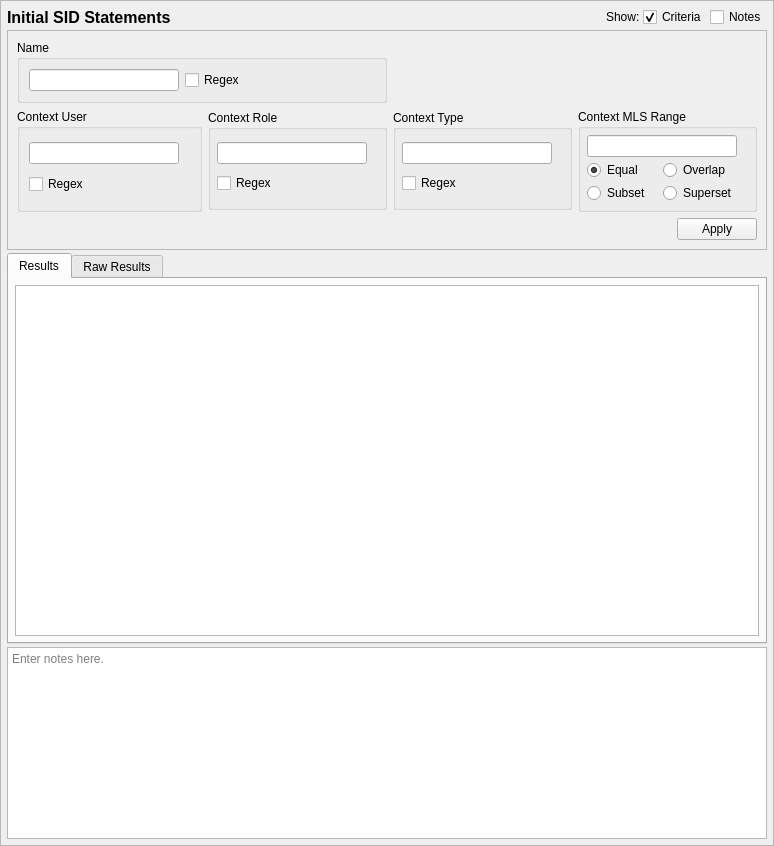
<?xml version="1.0" encoding="UTF-8"?>
<ui version="4.0">
 <class>InitialSIDQueryTab_ui</class>
 <widget class="QScrollArea" name="InitialSIDQueryTab_ui">
  <property name="geometry">
   <rect>
    <x>0</x>
    <y>0</y>
    <width>774</width>
    <height>846</height>
   </rect>
  </property>
  <property name="sizeAdjustPolicy">
   <enum>QAbstractScrollArea::AdjustToContents</enum>
  </property>
  <property name="widgetResizable">
   <bool>true</bool>
  </property>
  <widget class="QWidget" name="contents">
   <property name="geometry">
    <rect>
     <x>0</x>
     <y>0</y>
     <width>772</width>
     <height>844</height>
    </rect>
   </property>
   <property name="minimumSize">
    <size>
     <width>0</width>
     <height>0</height>
    </size>
   </property>
   <layout class="QGridLayout" name="gridLayout_9">
    <property name="leftMargin">
     <number>6</number>
    </property>
    <property name="topMargin">
     <number>6</number>
    </property>
    <property name="rightMargin">
     <number>6</number>
    </property>
    <property name="bottomMargin">
     <number>6</number>
    </property>
    <property name="spacing">
     <number>3</number>
    </property>
    <item row="3" column="0" colspan="5">
     <widget class="QTextEdit" name="notes">
      <property name="sizePolicy">
       <sizepolicy hsizetype="Preferred" vsizetype="Preferred">
        <horstretch>0</horstretch>
        <verstretch>0</verstretch>
       </sizepolicy>
      </property>
      <property name="minimumSize">
       <size>
        <width>0</width>
        <height>80</height>
       </size>
      </property>
      <property name="toolTip">
       <string>Optionally enter notes here about the query.</string>
      </property>
      <property name="placeholderText">
       <string>Enter notes here.</string>
      </property>
     </widget>
    </item>
    <item row="0" column="4">
     <widget class="QCheckBox" name="notes_expander">
      <property name="toolTip">
       <string>Show or hide the notes field (no data is lost)</string>
      </property>
      <property name="text">
       <string>Notes</string>
      </property>
     </widget>
    </item>
    <item row="0" column="3">
     <widget class="QCheckBox" name="criteria_expander">
      <property name="toolTip">
       <string>Show or hide the search criteria (no settings are lost)</string>
      </property>
      <property name="text">
       <string>Criteria</string>
      </property>
      <property name="checked">
       <bool>true</bool>
      </property>
     </widget>
    </item>
    <item row="0" column="0">
     <widget class="QLabel" name="label">
      <property name="sizePolicy">
       <sizepolicy hsizetype="Preferred" vsizetype="Fixed">
        <horstretch>0</horstretch>
        <verstretch>0</verstretch>
       </sizepolicy>
      </property>
      <property name="maximumSize">
       <size>
        <width>16777215</width>
        <height>20</height>
       </size>
      </property>
      <property name="font">
       <font>
        <pointsize>12</pointsize>
        <weight>75</weight>
        <bold>true</bold>
       </font>
      </property>
      <property name="text">
       <string>Initial SID Statements</string>
      </property>
     </widget>
    </item>
    <item row="1" column="0" colspan="5">
     <widget class="QFrame" name="criteria_frame">
      <property name="maximumSize">
       <size>
        <width>16777215</width>
        <height>16777215</height>
       </size>
      </property>
      <property name="frameShape">
       <enum>QFrame::StyledPanel</enum>
      </property>
      <property name="frameShadow">
       <enum>QFrame::Raised</enum>
      </property>
      <layout class="QGridLayout" name="gridLayout_3">
       <item row="1" column="3" rowspan="2">
        <widget class="QGroupBox" name="range_criteria">
         <property name="maximumSize">
          <size>
           <width>16777215</width>
           <height>16777215</height>
          </size>
         </property>
         <property name="title">
          <string>Context MLS Range</string>
         </property>
         <layout class="QGridLayout" name="gridLayout_8">
          <property name="leftMargin">
           <number>6</number>
          </property>
          <property name="topMargin">
           <number>6</number>
          </property>
          <property name="rightMargin">
           <number>6</number>
          </property>
          <property name="bottomMargin">
           <number>6</number>
          </property>
          <property name="spacing">
           <number>3</number>
          </property>
          <item row="2" column="1">
           <widget class="QRadioButton" name="range_exact">
            <property name="toolTip">
             <string>Match the context's range if the criteria is equal to the context's range.</string>
            </property>
            <property name="text">
             <string>Equal</string>
            </property>
            <property name="checked">
             <bool>true</bool>
            </property>
           </widget>
          </item>
          <item row="2" column="2">
           <widget class="QRadioButton" name="range_overlap">
            <property name="toolTip">
             <string>Match the context's range if the criteria overlaps the context's range.</string>
            </property>
            <property name="text">
             <string>Overlap</string>
            </property>
           </widget>
          </item>
          <item row="3" column="1">
           <widget class="QRadioButton" name="range_subset">
            <property name="toolTip">
             <string>Match the context's range if the criteria is a subset of the context's range.</string>
            </property>
            <property name="text">
             <string>Subset</string>
            </property>
           </widget>
          </item>
          <item row="3" column="2">
           <widget class="QRadioButton" name="range_superset">
            <property name="toolTip">
             <string>Match the context's range if the criteria is a superset to the context's range.</string>
            </property>
            <property name="text">
             <string>Superset</string>
            </property>
           </widget>
          </item>
          <item row="1" column="1" colspan="2">
           <widget class="QLineEdit" name="range_">
            <property name="sizePolicy">
             <sizepolicy hsizetype="Expanding" vsizetype="Fixed">
              <horstretch>0</horstretch>
              <verstretch>0</verstretch>
             </sizepolicy>
            </property>
            <property name="minimumSize">
             <size>
              <width>150</width>
              <height>20</height>
             </size>
            </property>
            <property name="maximumSize">
             <size>
              <width>250</width>
              <height>16777215</height>
             </size>
            </property>
           </widget>
          </item>
          <item row="1" column="3">
           <spacer name="horizontalSpacer_7">
            <property name="orientation">
             <enum>Qt::Orientation::Horizontal</enum>
            </property>
            <property name="sizeType">
             <enum>QSizePolicy::Preferred</enum>
            </property>
            <property name="sizeHint" stdset="0">
             <size>
              <width>40</width>
              <height>20</height>
             </size>
            </property>
           </spacer>
          </item>
         </layout>
        </widget>
       </item>
       <item row="3" column="3">
        <widget class="QDialogButtonBox" name="buttonBox">
         <property name="standardButtons">
          <set>QDialogButtonBox::StandardButton::Apply</set>
         </property>
        </widget>
       </item>
       <item row="1" column="2" rowspan="2">
        <widget class="QGroupBox" name="type_criteria">
         <property name="maximumSize">
          <size>
           <width>16777215</width>
           <height>100</height>
          </size>
         </property>
         <property name="title">
          <string>Context Type</string>
         </property>
         <layout class="QGridLayout" name="gridLayout_5">
          <property name="leftMargin">
           <number>6</number>
          </property>
          <property name="topMargin">
           <number>6</number>
          </property>
          <property name="rightMargin">
           <number>6</number>
          </property>
          <property name="bottomMargin">
           <number>6</number>
          </property>
          <property name="spacing">
           <number>3</number>
          </property>
          <item row="1" column="1">
           <widget class="QCheckBox" name="type_regex">
            <property name="toolTip">
             <string>Use regular expressions to match the context's type.</string>
            </property>
            <property name="text">
             <string>Regex</string>
            </property>
           </widget>
          </item>
          <item row="0" column="1">
           <widget class="QLineEdit" name="type_">
            <property name="sizePolicy">
             <sizepolicy hsizetype="Expanding" vsizetype="Fixed">
              <horstretch>0</horstretch>
              <verstretch>0</verstretch>
             </sizepolicy>
            </property>
            <property name="minimumSize">
             <size>
              <width>150</width>
              <height>0</height>
             </size>
            </property>
            <property name="maximumSize">
             <size>
              <width>250</width>
              <height>16777215</height>
             </size>
            </property>
           </widget>
          </item>
          <item row="0" column="2">
           <spacer name="horizontalSpacer_6">
            <property name="orientation">
             <enum>Qt::Orientation::Horizontal</enum>
            </property>
            <property name="sizeHint" stdset="0">
             <size>
              <width>40</width>
              <height>20</height>
             </size>
            </property>
           </spacer>
          </item>
         </layout>
        </widget>
       </item>
       <item row="1" column="1" rowspan="2">
        <widget class="QGroupBox" name="role_criteria">
         <property name="maximumSize">
          <size>
           <width>16777215</width>
           <height>100</height>
          </size>
         </property>
         <property name="title">
          <string>Context Role</string>
         </property>
         <layout class="QGridLayout" name="gridLayout_2">
          <property name="leftMargin">
           <number>6</number>
          </property>
          <property name="topMargin">
           <number>6</number>
          </property>
          <property name="rightMargin">
           <number>6</number>
          </property>
          <property name="bottomMargin">
           <number>6</number>
          </property>
          <property name="spacing">
           <number>3</number>
          </property>
          <item row="0" column="0">
           <widget class="QLineEdit" name="role">
            <property name="sizePolicy">
             <sizepolicy hsizetype="Expanding" vsizetype="Fixed">
              <horstretch>0</horstretch>
              <verstretch>0</verstretch>
             </sizepolicy>
            </property>
            <property name="minimumSize">
             <size>
              <width>150</width>
              <height>0</height>
             </size>
            </property>
            <property name="maximumSize">
             <size>
              <width>250</width>
              <height>16777215</height>
             </size>
            </property>
           </widget>
          </item>
          <item row="1" column="0">
           <widget class="QCheckBox" name="role_regex">
            <property name="enabled">
             <bool>true</bool>
            </property>
            <property name="toolTip">
             <string>Use regular expressions to match the context's role.</string>
            </property>
            <property name="text">
             <string>Regex</string>
            </property>
           </widget>
          </item>
          <item row="0" column="1">
           <spacer name="horizontalSpacer_4">
            <property name="orientation">
             <enum>Qt::Orientation::Horizontal</enum>
            </property>
            <property name="sizeHint" stdset="0">
             <size>
              <width>40</width>
              <height>20</height>
             </size>
            </property>
           </spacer>
          </item>
         </layout>
        </widget>
       </item>
       <item row="1" column="0" rowspan="2">
        <widget class="QGroupBox" name="user_critera">
         <property name="title">
          <string>Context User</string>
         </property>
         <layout class="QGridLayout" name="gridLayout_6">
          <item row="0" column="0">
           <widget class="QLineEdit" name="user">
            <property name="sizePolicy">
             <sizepolicy hsizetype="Expanding" vsizetype="Fixed">
              <horstretch>0</horstretch>
              <verstretch>0</verstretch>
             </sizepolicy>
            </property>
            <property name="minimumSize">
             <size>
              <width>150</width>
              <height>0</height>
             </size>
            </property>
           </widget>
          </item>
          <item row="1" column="0">
           <widget class="QCheckBox" name="user_regex">
            <property name="toolTip">
             <string>Use regular expressions to match the context's user.</string>
            </property>
            <property name="text">
             <string>Regex</string>
            </property>
           </widget>
          </item>
          <item row="0" column="1">
           <spacer name="horizontalSpacer_3">
            <property name="orientation">
             <enum>Qt::Orientation::Horizontal</enum>
            </property>
            <property name="sizeHint" stdset="0">
             <size>
              <width>40</width>
              <height>20</height>
             </size>
            </property>
           </spacer>
          </item>
         </layout>
        </widget>
       </item>
       <item row="0" column="0" colspan="2">
        <widget class="QGroupBox" name="name_criteria">
         <property name="title">
          <string>Name</string>
         </property>
         <layout class="QGridLayout" name="gridLayout_7">
          <item row="0" column="1">
           <widget class="QCheckBox" name="name_regex">
            <property name="toolTip">
             <string>Use regular expressions to match the filesystem type.</string>
            </property>
            <property name="text">
             <string>Regex</string>
            </property>
           </widget>
          </item>
          <item row="0" column="0">
           <widget class="QLineEdit" name="name">
            <property name="sizePolicy">
             <sizepolicy hsizetype="Expanding" vsizetype="Fixed">
              <horstretch>0</horstretch>
              <verstretch>0</verstretch>
             </sizepolicy>
            </property>
            <property name="minimumSize">
             <size>
              <width>150</width>
              <height>0</height>
             </size>
            </property>
            <property name="maximumSize">
             <size>
              <width>250</width>
              <height>16777215</height>
             </size>
            </property>
           </widget>
          </item>
          <item row="0" column="2">
           <spacer name="horizontalSpacer_2">
            <property name="orientation">
             <enum>Qt::Orientation::Horizontal</enum>
            </property>
            <property name="sizeHint" stdset="0">
             <size>
              <width>40</width>
              <height>20</height>
             </size>
            </property>
           </spacer>
          </item>
         </layout>
        </widget>
       </item>
      </layout>
      <zorder>role_criteria</zorder>
      <zorder>type_criteria</zorder>
      <zorder>user_critera</zorder>
      <zorder>range_criteria</zorder>
      <zorder>buttonBox</zorder>
      <zorder>name_criteria</zorder>
     </widget>
    </item>
    <item row="0" column="2">
     <widget class="QLabel" name="label_2">
      <property name="text">
       <string>Show:</string>
      </property>
     </widget>
    </item>
    <item row="0" column="1">
     <spacer name="horizontalSpacer_5">
      <property name="orientation">
       <enum>Qt::Orientation::Horizontal</enum>
      </property>
      <property name="sizeHint" stdset="0">
       <size>
        <width>40</width>
        <height>20</height>
       </size>
      </property>
     </spacer>
    </item>
    <item row="2" column="0" colspan="5">
     <widget class="QTabWidget" name="results_frame">
      <property name="sizePolicy">
       <sizepolicy hsizetype="Preferred" vsizetype="MinimumExpanding">
        <horstretch>0</horstretch>
        <verstretch>1</verstretch>
       </sizepolicy>
      </property>
      <property name="currentIndex">
       <number>0</number>
      </property>
      <widget class="QWidget" name="results_framePage1">
       <property name="sizePolicy">
        <sizepolicy hsizetype="Preferred" vsizetype="MinimumExpanding">
         <horstretch>0</horstretch>
         <verstretch>0</verstretch>
        </sizepolicy>
       </property>
       <attribute name="title">
        <string>Results</string>
       </attribute>
       <layout class="QVBoxLayout" name="verticalLayout_3">
        <property name="leftMargin">
         <number>6</number>
        </property>
        <property name="topMargin">
         <number>6</number>
        </property>
        <property name="rightMargin">
         <number>6</number>
        </property>
        <property name="bottomMargin">
         <number>6</number>
        </property>
        <item>
         <widget class="SEToolsTableView" name="table_results">
          <property name="sizePolicy">
           <sizepolicy hsizetype="Preferred" vsizetype="MinimumExpanding">
            <horstretch>0</horstretch>
            <verstretch>0</verstretch>
           </sizepolicy>
          </property>
          <property name="sizeAdjustPolicy">
           <enum>QAbstractScrollArea::AdjustIgnored</enum>
          </property>
          <property name="alternatingRowColors">
           <bool>true</bool>
          </property>
          <property name="sortingEnabled">
           <bool>true</bool>
          </property>
         </widget>
        </item>
       </layout>
      </widget>
      <widget class="QWidget" name="results_framePage2">
       <property name="sizePolicy">
        <sizepolicy hsizetype="Preferred" vsizetype="MinimumExpanding">
         <horstretch>0</horstretch>
         <verstretch>0</verstretch>
        </sizepolicy>
       </property>
       <attribute name="title">
        <string>Raw Results</string>
       </attribute>
       <layout class="QVBoxLayout" name="verticalLayout_2">
        <property name="leftMargin">
         <number>6</number>
        </property>
        <property name="topMargin">
         <number>6</number>
        </property>
        <property name="rightMargin">
         <number>6</number>
        </property>
        <property name="bottomMargin">
         <number>6</number>
        </property>
        <item>
         <widget class="QPlainTextEdit" name="raw_results">
          <property name="sizePolicy">
           <sizepolicy hsizetype="Preferred" vsizetype="MinimumExpanding">
            <horstretch>0</horstretch>
            <verstretch>0</verstretch>
           </sizepolicy>
          </property>
          <property name="minimumSize">
           <size>
            <width>0</width>
            <height>0</height>
           </size>
          </property>
          <property name="font">
           <font>
            <family>Monospace</family>
           </font>
          </property>
          <property name="documentTitle">
           <string/>
          </property>
          <property name="lineWrapMode">
           <enum>QPlainTextEdit::NoWrap</enum>
          </property>
          <property name="readOnly">
           <bool>true</bool>
          </property>
         </widget>
        </item>
       </layout>
      </widget>
     </widget>
    </item>
   </layout>
  </widget>
 </widget>
 <customwidgets>
  <customwidget>
   <class>SEToolsTableView</class>
   <extends>QTableView</extends>
   <header>setoolsgui/tableview.h</header>
  </customwidget>
 </customwidgets>
 <tabstops>
  <tabstop>criteria_expander</tabstop>
  <tabstop>notes_expander</tabstop>
  <tabstop>name</tabstop>
  <tabstop>name_regex</tabstop>
  <tabstop>user</tabstop>
  <tabstop>user_regex</tabstop>
  <tabstop>role</tabstop>
  <tabstop>role_regex</tabstop>
  <tabstop>type_</tabstop>
  <tabstop>type_regex</tabstop>
  <tabstop>range_</tabstop>
  <tabstop>range_exact</tabstop>
  <tabstop>range_overlap</tabstop>
  <tabstop>range_subset</tabstop>
  <tabstop>range_superset</tabstop>
  <tabstop>results_frame</tabstop>
  <tabstop>table_results</tabstop>
  <tabstop>raw_results</tabstop>
  <tabstop>notes</tabstop>
 </tabstops>
 <resources/>
 <connections>
  <connection>
   <sender>criteria_expander</sender>
   <signal>toggled(bool)</signal>
   <receiver>criteria_frame</receiver>
   <slot>setVisible(bool)</slot>
   <hints>
    <hint type="sourcelabel">
     <x>592</x>
     <y>16</y>
    </hint>
    <hint type="destinationlabel">
     <x>386</x>
     <y>232</y>
    </hint>
   </hints>
  </connection>
  <connection>
   <sender>notes_expander</sender>
   <signal>toggled(bool)</signal>
   <receiver>notes</receiver>
   <slot>setVisible(bool)</slot>
   <hints>
    <hint type="sourcelabel">
     <x>735</x>
     <y>16</y>
    </hint>
    <hint type="destinationlabel">
     <x>386</x>
     <y>756</y>
    </hint>
   </hints>
  </connection>
 </connections>
</ui>
